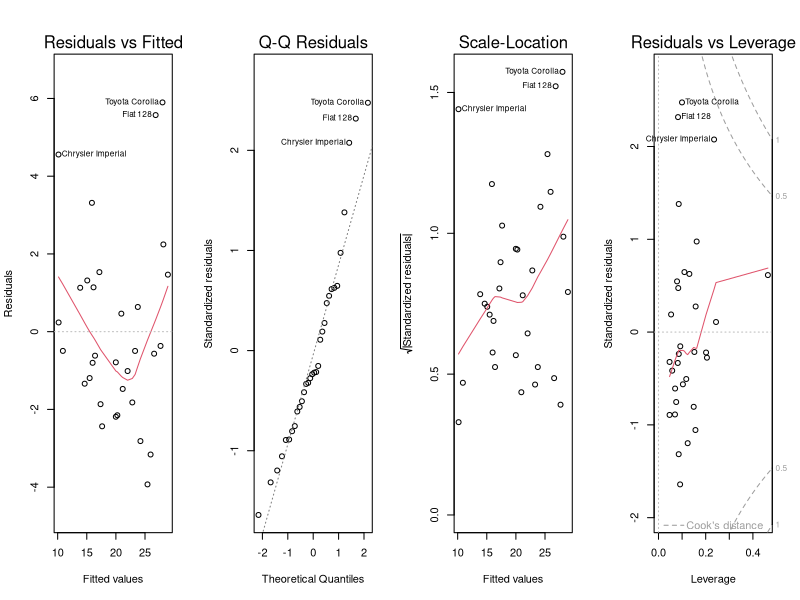

The R source for this figure:
## ---- chunk 1
fit <- lm (mpg ~ cyl+hp+wt, data = mtcars)
fit
## ---- chunk 2
par(mfrow = c(1, 4))
plot(fit)
## ---- chunk 3
v1 <- data.frame(cyl=c(6), hp=c(146.7), wt=c(3.217)); ans <- predict(fit, newdata=v1); ans[[1]]
## ---- chunk 4
v2 <- data.frame(cyl=c(4), hp=c(52), wt=c(1.513)); ans <- predict(fit, newdata=v2); ans[[1]]
## ---- chunk 5
v3 <- data.frame(cyl=c(8), hp=c(335), wt=c(5.424)); ans <- predict(fit, newdata=v3); ans[[1]]
